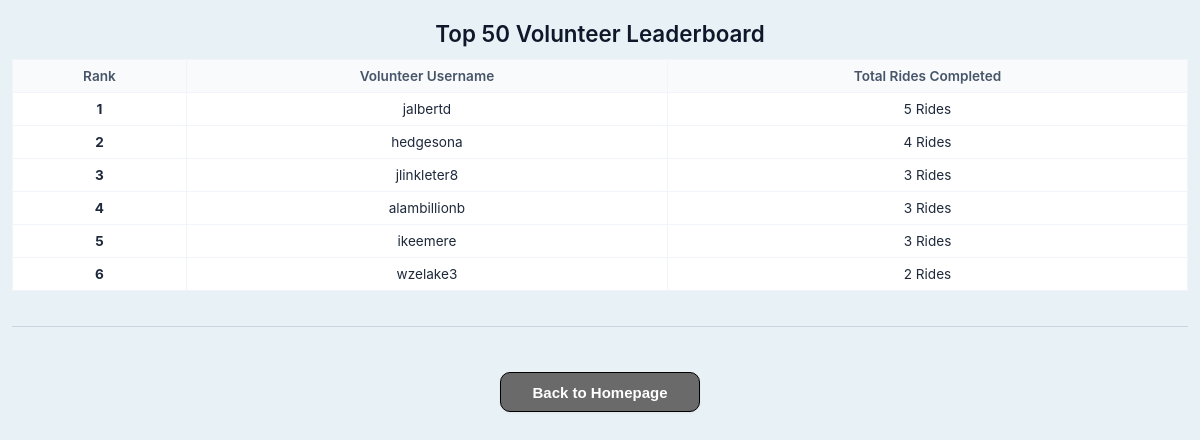
Screenshot of /RewardPointLeaderboard.php with the database file from the repository.
### tables this page shows
CREATE TABLE `volunteerdriverprofile` (
  `VolunteerID` int(10) NOT NULL,
  `PreferredPickUpLocation` varchar(200) NOT NULL,
  `PreferredDropOffLocation` varchar(200) NOT NULL,
  `UserID` int(10) NOT NULL,
  `StarRating` decimal(2,1) NOT NULL,
  `CurrentPoints` int(10) NOT NULL,
  `NumberOfRidesDone` int(10) NOT NULL,
  `DriverStatus` varchar(20) NOT NULL,
  `DistanceBetweenKM` varchar(20) NOT NULL
);

CREATE TABLE `user` (
  `UserID` int(10) NOT NULL,
  `RoleID` int(10) NOT NULL,
  `Email` varchar(30) NOT NULL,
  `Password` varchar(20) NOT NULL,
  `Username` varchar(20) NOT NULL,
  `Name` varchar(50) NOT NULL,
  `Gender` varchar(10) NOT NULL,
  `AccountStatus` varchar(20) DEFAULT 'Active'
);

### RewardPointLeaderboard.php (the view, shortened to what this page needs)
<?php
    include 'dbconn.php';
    $user_role = isset($_SESSION['role_id']) ? $_SESSION['role_id'] : 'guest';
    $back_url = ($user_role === 4) ? 'RewardManagerHomepage.html' : 'MainPageVD.php';
    $query = "SELECT v.UserID, v.VolunteerID, v.NumberOfRidesDone, u.UserID, u.RoleID, u.Username
              FROM volunteerdriverprofile v JOIN user u ON v.UserID = u.UserID
              ORDER BY NumberOfRidesDone DESC
              LIMIT 50";
    $result = mysqli_query($conn, $query);
?>
<!DOCTYPE html>
<html lang="en">
<head>
    <link rel="stylesheet" href="styleR.css">
</head>
<body>
    <h2>Top 50 Volunteer Leaderboard</h2>
    <?php if (mysqli_num_rows($result) > 0): ?>
        <table border="1" cellpadding="8" cellspacing="0" width="60%">
            <thead>
                <tr>
                    <th>Rank</th>
                    <th>Volunteer Username</th>
                    <th>Total Rides Completed</th>
                </tr>
            </thead>
            <tbody>
                <?php
                $rank = 1;
                while ($row = mysqli_fetch_assoc($result)):
                ?>
                    <tr>
                        <td><strong><?php echo $rank++; ?></strong></td>
                        <td><?php echo htmlspecialchars($row['Username']); ?></td>
                        <td><?php echo number_format($row['NumberOfRidesDone']); ?> Rides</td>
                    </tr>
                <?php endwhile; ?>
            </tbody>
        </table>
    <?php else: ?>
        <p>No volunteer rankings available at this time.</p>
    <?php endif; ?>
    <br><hr><br>
    <button type="button" class="backBtn" onclick="window.location.href='<?php echo $back_url; ?>';">Back to Homepage</button><br>
</body>
</html>

### styleR.css (style rules this page uses)
* { box-sizing: border-box; margin: 0; padding: 0; }
html, body { width: 100%; min-height: 100%; background-color: #e8f1f5; color: #1e293b; font-family: -apple-system, BlinkMacSystemFont, "Segoe UI", Roboto, Oxygen, Ubuntu, Cantarell, sans-serif; -webkit-text-size-adjust: 100%; -moz-text-size-adjust: 100%; -ms-text-size-adjust: 100%; text-size-adjust: 100%; }
body { padding: 20px 12px; }
h2 { color: #0f172a; font-weight: 600; font-size: 1.4rem; margin-bottom: 12px; text-align: center; }
hr { border: none; border-top: 1px solid #cbd5e1; margin: 15px 0; }
button, button[type="submit"], .baseBtn, .btn-action, .btn-nav, a.button-link { width: 280px; height: 50px !important; padding: 0 16px; font-size: 0.9rem; font-weight: 600; color: #1e293b; background-color: #ffffff; border: 1px solid #cbd5e1; border-radius: 6px; cursor: pointer; margin: 10px auto 15px auto !important; display: flex !important; align-items: center; justify-content: center; text-align: center; text-decoration: none; box-shadow: 0 1px 3px rgba(0, 0, 0, 0.05); transition: background-color 0.2s ease, border-color 0.2s ease; }
table { width: 100% !important; min-width: 480px; border-collapse: collapse; background-color: #ffffff; margin: 0 auto; }
th, td { border: 1px solid #f1f5f9; padding: 8px 12px; font-size: 0.85rem; text-align: center; }
th { background-color: #f8fafc; color: #475569; font-weight: 600; position: sticky; top: 0; z-index: 10; text-align: center; }
.backBtn, input[type="submit"].backBtn { width: 200px !important; height: 40px !important; display: inline-block; text-align: center; text-decoration: none; cursor: pointer; border-radius: 10px; border: 1px solid black; padding: 12px 24px; font-size: 15px; color: white; background-color: rgb(106, 106, 106); width: 75px; }

### rows the page displays
volunteerdriverprofile: UserID.Username "jalbertd", NumberOfRidesDone "5"
volunteerdriverprofile: UserID.Username "hedgesona", NumberOfRidesDone "4"
volunteerdriverprofile: UserID.Username "jlinkleter8", NumberOfRidesDone "3"
volunteerdriverprofile: UserID.Username "alambillionb", NumberOfRidesDone "3"
volunteerdriverprofile: UserID.Username "ikeemere", NumberOfRidesDone "3"
volunteerdriverprofile: UserID.Username "wzelake3", NumberOfRidesDone "2"
